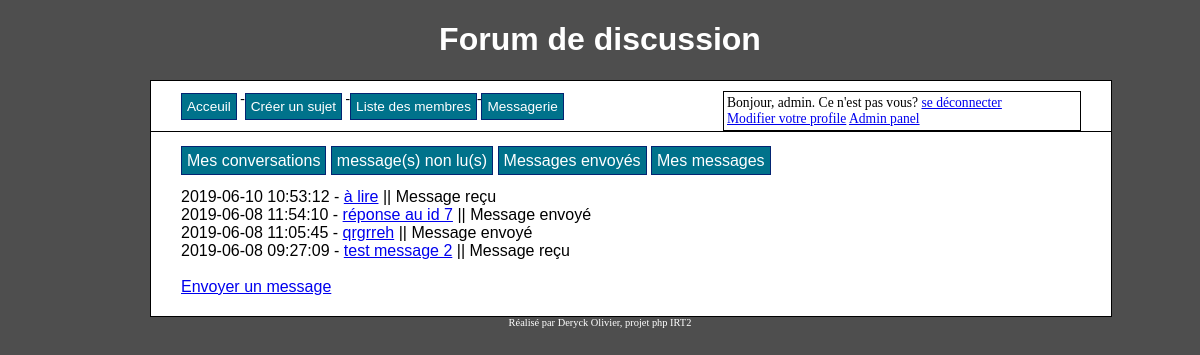
The page /codeSource/php/myChat.php?id_chat=4 (signed in) on the database its author committed.
### tables this page shows
CREATE TABLE IF NOT EXISTS `messages` (
  `msg_id` int(11) NOT NULL AUTO_INCREMENT,
  `id_from` int(11) NOT NULL DEFAULT '0',
  `id_to` int(11) NOT NULL DEFAULT '0',
  `msg_date` datetime NOT NULL,
  `title` text NOT NULL,
  `message` text NOT NULL,
  `opened` tinyint(1) NOT NULL DEFAULT '0',
  PRIMARY KEY (`msg_id`),
  KEY `id_from` (`id_from`),
  KEY `id_to` (`id_to`)
);

### codeSource/php/myChat.php (the view, shortened to what this page needs)
<?php
	include 'connect.php';
	include 'header.php';
	echo'<a class="item" href="myChat.php">Mes conversations</a> ';
	echo'<a class="item" href="messagerie.php?option=new">message(s) non lu(s)</a> ';
	echo'<a class="item" href="messagerie.php?option=sent">Messages envoyés</a> ';
	echo'<a class="item" href="messagerie.php">Mes messages</a> <br><br>';
	if(!isset($_GET['id_chat'])){
		$conv=$con->prepare('select messages.* , user_name from users, messages
		join
		(select max(msg_date) as time,id_from from messages group by id_from) as latest
		on messages.msg_date=latest.time and messages.id_from=latest.id_from where messages.id_to=:to and user_id=latest.id_from ORDER BY time asc;');
		$conv->execute(array('to' => $_SESSION['user_id']));
		$results = $conv->fetchAll(PDO::FETCH_ASSOC);
		if($results==0){
			echo'Vous n\'avez aucun message';
		}
		else{
			foreach($results as $row){
				echo '<a href="myChat.php?id_chat='.$row['id_from'].'"> Messages from ' , stripslashes(htmlentities(trim($row['user_name']))) , '</a> \ Last message:'. $row['message'].' ,  '.$row['msg_date'].  '<br />';
			}
		}
	}
	else if (isset($_GET['id_chat'])){
		$conv=$con->prepare("SELECT * FROM messages as m INNER JOIN users as u ON m.id_from=u.user_id WHERE (id_to=:to and id_from=:uid) or (id_to=:uid and id_from=:to) ORDER BY m.msg_date DESC");
		$conv->execute(array('uid'=> $_GET['id_chat'], 'to' => $_SESSION['user_id']));
		$results = $conv->fetchAll(PDO::FETCH_ASSOC);
		foreach($results as $row){
			echo $row['msg_date'] , ' - <a href="read.php?id_message=' , $row['msg_id'] , '">' , stripslashes(htmlentities(trim($row['title']))) , '</a> ';
			if($row['id_to']==$_SESSION['user_id']){
				echo'|| Message reçu <br>';
			}
			else{
				echo'|| Message envoyé <br>';
			}
		}
	}
?>
<br /><a href="sendmsg.php">Envoyer un message</a>
<?php
	include 'footer.php';
?>

### codeSource/css/style.css (style rules this page uses)
body { background-color: #4E4E4E; text-align: center; }
.item { background-color: #00728B; border: 1px solid #032472; color: #FFF; font-family: Arial; padding: 5px; text-decoration: none; }

### rows shown on the page
messages: msg_date "2019-06-10 10:53:12", title "à lire", shows "|| Message reçu"
messages: msg_date "2019-06-08 11:54:10", title "réponse au id 7", shows "|| Message envoyé"
messages: msg_date "2019-06-08 11:05:45", title "qrgrreh", shows "|| Message envoyé"
messages: msg_date "2019-06-08 09:27:09", title "test message 2", shows "|| Message reçu"

### other values the page prints
$_SESSION['user_name'] "admin"
